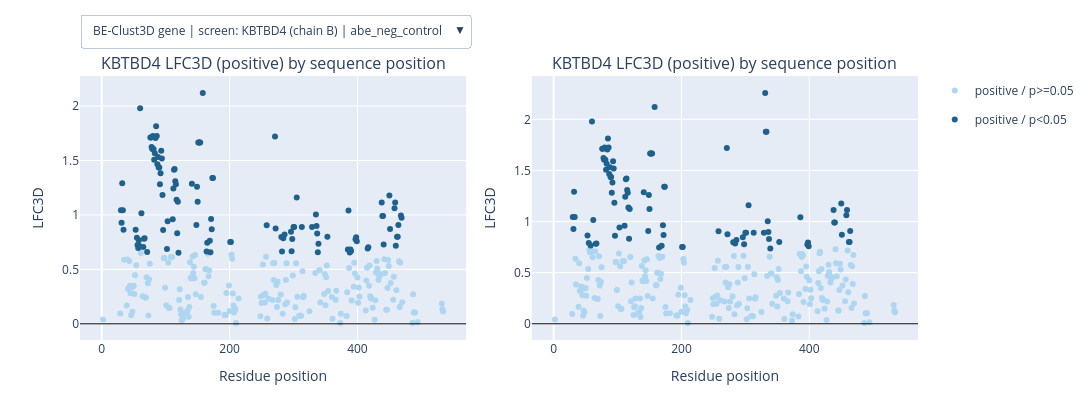
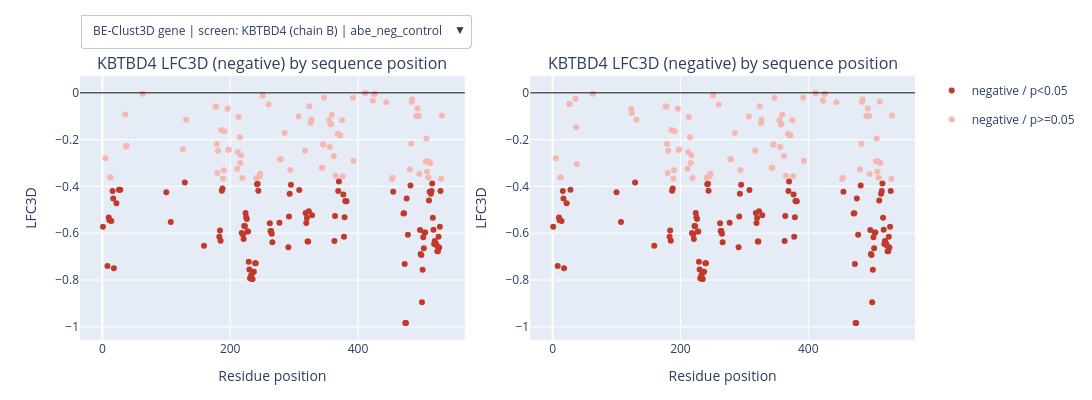

The notebook cell saved with these charts, in order:
### Markdown cell above
## BE-Clust3D
- Runs the ppi_diff pipeline (PPI leg + no-PPI leg, then merge); re-running is cheap because completed steps are skipped
- Residue dot-plots of LFC3D (positive and negative), no-PPI leg then PPI-mode leg side by side
- LFC vs. LFC3D, pLDDT vs. RSA, hit count by pLDDT-disorder category, and the enrichment test, each no-PPI then PPI-mode
- no-PPI LFC3D (x) vs. PPI-mode LFC3D (y) scatter for every gene/screen
- Each plot group carries its own gene | screen dropdown, on the plot itself -- switching does not re-run the cell

### Code cell
if MODE == 'ppi':
    ppi_cfg = load_yaml(PPI_YAML)
    ppi_root = ppi_cfg['output_dir']
    gene_names = [g.strip() for g in ppi_cfg['input_gene'].split(',')]
    chain_list = [c.strip() for c in ppi_cfg['input_chain'].split(',')]
    ppi_screens = [s.strip().split('.')[0] for s in ppi_cfg['screens'].split(',')]

    # mode: ppi_diff runs the PPI leg (mode: complex) and the no-PPI leg (mode: monomer, per
    # gene) once, then merges -- skip_existing makes each pass a no-op once the first has run.
    # score_type controls only the (cheap) merge step: 'LFC3D' produces one merged TSV+PDB set
    # per screen, 'Meta_LFC3D' the meta-aggregated one (needed by BE-MetaClust3D and
    # Merged results below).
    def run_ppi_diff_pass(score_type):
        variant_cfg = copy.deepcopy(ppi_cfg)
        variant_cfg['score_type'] = score_type
        variant_yaml = os.path.join(os.path.dirname(PPI_YAML), f'_ppi_diff_{score_type}.yaml')
        with open(variant_yaml, 'w') as f:
            yaml.safe_dump(variant_cfg, f)
        run_be3d(variant_yaml)

    run_ppi_diff_pass('LFC3D')
    run_ppi_diff_pass('Meta_LFC3D')

    ppi_func_meta = ppi_cfg['function_for_meta']
    ppi_uniprot_by_gene = dict(zip(gene_names, [u.strip() for u in ppi_cfg['input_uniprot'].split(',')]))
    _chain_by_gene = dict(zip(gene_names, chain_list))

    # Gene and screen are combined into one in-figure dropdown per plot group -- every
    # combination is built up front, so switching is client-side and needs no cell re-run.
    _GS = [(g, s) for g in gene_names for s in ppi_screens]

    def _key(g, s):
        return f'{g} (chain {_chain_by_gene[g]}) | {s}'

    def _dirs(g):
        return os.path.join(ppi_root, 'no_ppi', g), os.path.join(ppi_root, 'ppi', g)

    print('BE-Clust3D -- residue dot-plots, LFC3D positive -- no-PPI, then PPI-mode:')
    show_figure_dropdown({_key(g, s): combine_side_by_side(
        plot_score_scatter(_dirs(g)[0], g, s, score_type='LFC3D', direction='positive'),
        plot_score_scatter(_dirs(g)[1], g, s, score_type='LFC3D', direction='positive'),
        width=600, height=400) for g, s in _GS}, description='BE-Clust3D gene | screen:')

    print('BE-Clust3D -- residue dot-plots, LFC3D negative -- no-PPI, then PPI-mode:')
    show_figure_dropdown({_key(g, s): combine_side_by_side(
        plot_score_scatter(_dirs(g)[0], g, s, score_type='LFC3D', direction='negative'),
        plot_score_scatter(_dirs(g)[1], g, s, score_type='LFC3D', direction='negative'),
        width=600, height=400) for g, s in _GS}, description='BE-Clust3D gene | screen:')

    print('BE-Clust3D -- LFC vs. LFC3D -- no-PPI, then PPI-mode:')
    show_figure_dropdown({_key(g, s): combine_side_by_side(
        plot_lfc_lfc3d_scatter(_dirs(g)[0], g, s),
        plot_lfc_lfc3d_scatter(_dirs(g)[1], g, s),
        width=600, height=400) for g, s in _GS}, description='BE-Clust3D gene | screen:')

    print('BE-Clust3D -- no-PPI LFC3D (x) vs. PPI-mode LFC3D (y):')
    _ppi_vs_noppi = {s: pd.read_csv(os.path.join(ppi_root, f'ppi_vs_noppi_{s}.tsv'), sep='\t')
                     for s in ppi_screens}
    show_figure_dropdown({_key(g, s): build_ppi_vs_noppi_scatter(
        _ppi_vs_noppi[s][_ppi_vs_noppi[s]['gene'] == g], 'LFC3D', width=500, height=400)
        for g, s in _GS}, description='BE-Clust3D gene | screen:')

    print('BE-Clust3D -- pLDDT vs. RSA -- no-PPI, then PPI-mode:')
    show_figure_dropdown({_key(g, s): combine_side_by_side(
        plot_plddt_rsa_scatter(_dirs(g)[0], g, s),
        plot_plddt_rsa_scatter(_dirs(g)[1], g, s),
        width=600, height=400) for g, s in _GS}, description='BE-Clust3D gene | screen:')

    print('BE-Clust3D -- LFC3D hit count by pLDDT-disorder category -- no-PPI, then PPI-mode:')
    show_figure_dropdown({_key(g, s): combine_side_by_side(
        plot_plddt_dis_barplot(_dirs(g)[0], g, s),
        plot_plddt_dis_barplot(_dirs(g)[1], g, s),
        width=600, height=400) for g, s in _GS}, description='BE-Clust3D gene | screen:')

    print('BE-Clust3D -- enrichment test (pLDDT-disorder) -- no-PPI, then PPI-mode:')
    show_figure_dropdown({_key(g, s): combine_side_by_side(
        plot_enrichment_test(_dirs(g)[0], g, screen_name=s),
        plot_enrichment_test(_dirs(g)[1], g, screen_name=s),
        width=600, height=400) for g, s in _GS}, description='BE-Clust3D gene | screen:')
else:
    print(f"[skipped] mode is '{MODE}', not 'ppi' -- skipping BE-Clust3D (ppi).")
